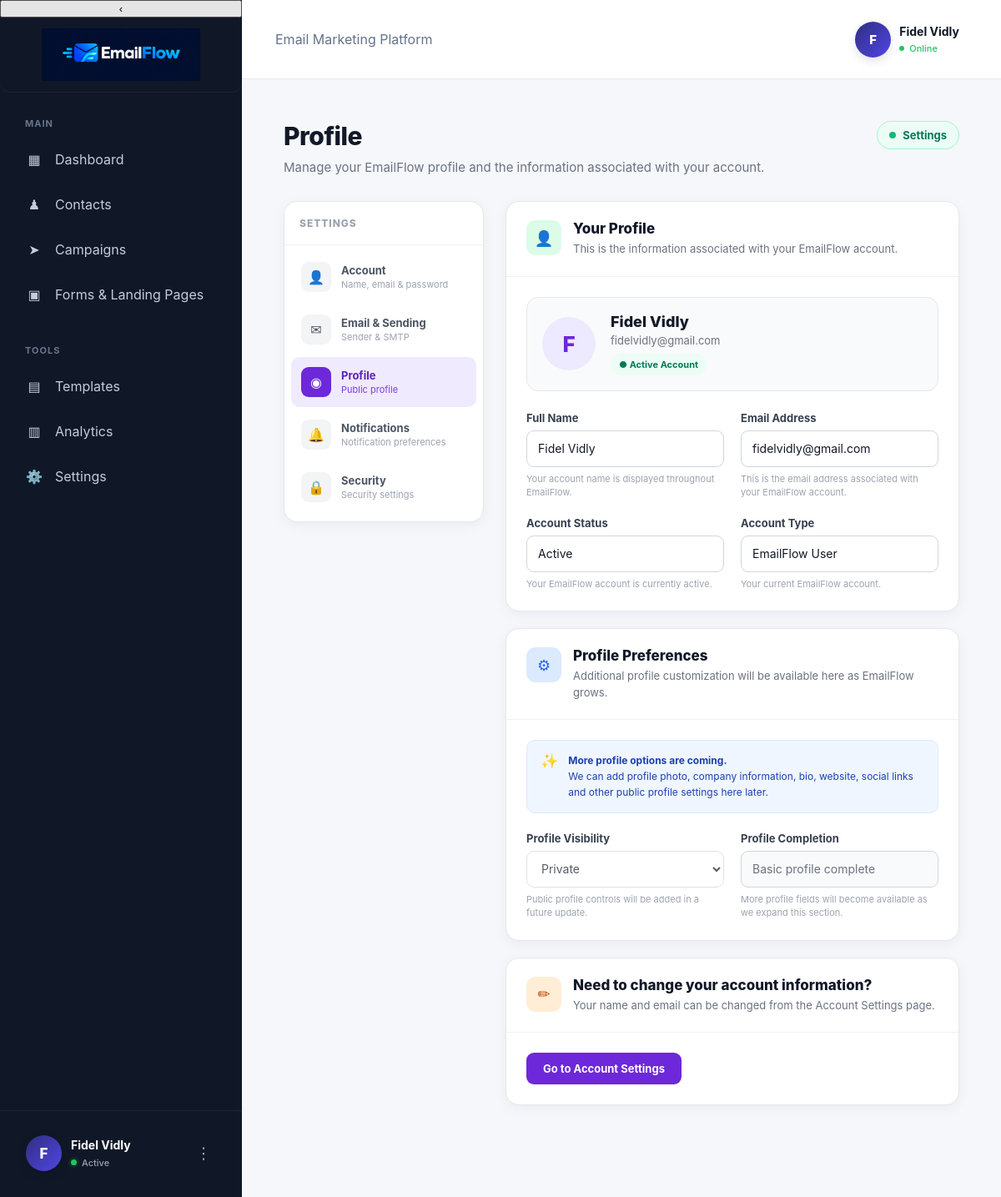
Page /settings/profile (signed in) on the committed database.
### models.py (models this page shows, shortened)
class User(db.Model):
    __tablename__ = "users"
    id = db.Column(
        db.Integer,
        primary_key=True
    )
    name = db.Column(
        db.String(100),
        nullable=False
    )
    email = db.Column(
        db.String(120),
        unique=True,
        nullable=False
    )
    password = db.Column(
        db.String(255),
        nullable=False
    )
    email_verified = db.Column(
        db.Boolean,
        default=False,
        nullable=False
    )
    email_verified_at = db.Column(
        db.DateTime,
        nullable=True
    )
    address = db.Column(
        db.String(255),
        nullable=True
    )
    city = db.Column(
        db.String(100),
        nullable=True
    )
    state = db.Column(
        db.String(100),
        nullable=True
    )
    postal_code = db.Column(
        db.String(30),
        nullable=True
    )
    country = db.Column(
        db.String(100),
        nullable=True
    )

### app.py (the view)
@app.route("/settings/profile")
def settings_profile():
    if "user_id" not in session:
        return redirect(url_for("login"))
    user = User.query.get_or_404(session["user_id"])
    return render_template(
        "settings_profile.html",
        user=user
    )

### templates/settings_profile.html
{% extends "settings_base.html" %}
{% block settings_header %}
<h1 class="settings-title">
    Profile
</h1>
<p class="settings-subtitle">
    Manage your EmailFlow profile and the information associated
    with your account.
</p>
{% endblock %}
{% block settings_content %}
<section class="settings-card">
    <div class="settings-card-header">
        <div class="settings-card-icon green">
            👤
        </div>
        <div>
            <h2 class="settings-card-title">
                Your Profile
            </h2>
            <p class="settings-card-description">
                This is the information associated with your
                EmailFlow account.
            </p>
        </div>
    </div>
    <div class="settings-card-body">
        <div
            style="
                display:flex;
                align-items:center;
                gap:18px;
                padding:18px;
                margin-bottom:24px;
                background:#f9fafb;
                border:1px solid #e5e7eb;
                border-radius:14px;
            "
        >
            <div
                style="
                    width:64px;
                    height:64px;
                    min-width:64px;
                    display:flex;
                    align-items:center;
                    justify-content:center;
                    border-radius:50%;
                    background:#ede9fe;
                    color:#6d28d9;
                    font-size:26px;
                    font-weight:800;
                "
            >
                {{ user.name[0]|upper if user.name else "U" }}
            </div>
            <div>
                <div
                    style="
                        color:#111827;
                        font-size:18px;
                        font-weight:800;
                    "
                >
                    {{ user.name }}
                </div>
                <div
                    style="
                        margin-top:4px;
                        color:#6b7280;
                        font-size:13px;
                    "
                >
                    {{ user.email }}
                </div>
                <div
                    style="
                        margin-top:8px;
                    "
                >
                    <span class="settings-badge success">
                        ● Active Account
                    </span>
                </div>
            </div>
        </div>
        <div class="settings-form-grid">
            <div class="settings-form-group">
                <label class="settings-label">
                    Full Name
                </label>
                <input
                    type="text"
                    class="settings-input"
                    value="{{ user.name }}"
                    readonly
                >
                <div class="settings-help">
                    Your account name is displayed throughout
                    EmailFlow.
                </div>
            </div>
            <div class="settings-form-group">
                <label class="settings-label">
                    Email Address
                </label>
                <input
                    type="email"
                    class="settings-input"
                    value="{{ user.email }}"
                    readonly
                >
                <div class="settings-help">
                    This is the email address associated with
                    your EmailFlow account.
                </div>
            </div>
            <div class="settings-form-group">
                <label class="settings-label">
                    Account Status
                </label>
                <input
                    type="text"
                    class="settings-input"
                    value="Active"
                    readonly
                >
                <div class="settings-help">
                    Your EmailFlow account is currently active.
                </div>
            </div>
            <div class="settings-form-group">
                <label class="settings-label">
                    Account Type
                </label>
                <input
                    type="text"
                    class="settings-input"
                    value="EmailFlow User"
                    readonly
                >
                <div class="settings-help">
                    Your current EmailFlow account.
                </div>
            </div>
        </div>
    </div>
</section>
<section class="settings-card">
    <div class="settings-card-header">
        <div class="settings-card-icon blue">
            ⚙
        </div>
        <div>
            <h2 class="settings-card-title">
                Profile Preferences
            </h2>
            <p class="settings-card-description">
                Additional profile customization will be
                available here as EmailFlow grows.
            </p>
        </div>
    </div>
    <div class="settings-card-body">
        <div class="settings-info">
            <div class="settings-info-icon">
                ✨
            </div>
            <div class="settings-info-text">
                <strong>
                    More profile options are coming.
                </strong>
                <br>
                We can add profile photo, company information,
                bio, website, social links and other public
                profile settings here later.
            </div>
        </div>
        <div class="settings-form-grid">
            <div class="settings-form-group">
                <label class="settings-label">
                    Profile Visibility
                </label>
                <select
                    class="settings-select"
                    disabled
                >
                    <option>
                        Private
                    </option>
                </select>
                <div class="settings-help">
                    Public profile controls will be added
                    in a future update.
                </div>
            </div>
            <div class="settings-form-group">
                <label class="settings-label">
                    Profile Completion
                </label>
                <div
                    style="
                        height:44px;
                        display:flex;
                        align-items:center;
                        padding:0 13px;
                        border:1px solid #d1d5db;
                        border-radius:9px;
                        background:#f9fafb;
                        color:#6b7280;
                        font-size:14px;
                    "
                >
                    Basic profile complete
                </div>
                <div class="settings-help">
                    More profile fields will become available
                    as we expand this section.
                </div>
            </div>
        </div>
    </div>
</section>
<section class="settings-card">
    <div class="settings-card-header">
        <div class="settings-card-icon orange">
            ✏
        </div>
        <div>
            <h2 class="settings-card-title">
                Need to change your account information?
            </h2>
            <p class="settings-card-description">
                Your name and email can be changed from the
                Account Settings page.
            </p>
        </div>
    </div>
    <div class="settings-card-body">
        <a
            href="{{ url_for('settings_account') }}"
            class="settings-save-button"
            style="
                display:inline-flex;
                align-items:center;
                justify-content:center;
                text-decoration:none;
            "
        >
            Go to Account Settings
        </a>
    </div>
</section>
{% endblock %}

### templates/dashboard_base.html (shortened to what this page needs)
<!DOCTYPE html>
<html lang="en">
<head>
    <link
        rel="stylesheet"
        href="{{ url_for('static', filename='css/style.css') }}"
    >
</head>
<body>
<div class="app-shell">
    <aside class="sidebar">
        <button
            type="button"
            class="sidebar-collapse-button"
            id="sidebarCollapseButton"
            aria-label="Collapse sidebar"
            title="Collapse sidebar"
        >
            ‹
        </button>
        <a
            href="{{ url_for('dashboard') }}"
            class="sidebar-brand"
        >
            <img
                src="{{ url_for('static', filename='images/emailflow-logo.png') }}"
                alt="EmailFlow"
                class="emailflow-logo"
            >
        </a>
        <div class="nav-section">
            <div class="nav-title">
                MAIN
            </div>
            <a
                href="{{ url_for('dashboard') }}"
                class="nav-item {% if request.endpoint == 'dashboard' %}active{% endif %}"
                data-tooltip="Dashboard"
            >
                <span class="nav-icon">
                    ▦
                </span>
                Dashboard
            </a>
            <a
                href="{{ url_for('contacts') }}"
                class="nav-item {% if request.endpoint == 'contacts' %}active{% endif %}"
                data-tooltip="Contacts"
            >
                <span class="nav-icon">
                    ♟
                </span>
                Contacts
            </a>
            <a
                href="{{ url_for('campaigns') }}"
                class="nav-item {% if request.endpoint == 'campaigns' %}active{% endif %}"
                data-tooltip="Campaigns"
            >
                <span class="nav-icon">
                    ➤
                </span>
                Campaigns
            </a>
            <a
                href="{{ url_for('forms') }}"
                class="nav-item {% if request.endpoint == 'forms' %}active{% endif %}"
                data-tooltip="forms"
            >
                <span class="nav-icon">
                    ▣
                </span>
                Forms & Landing Pages
            </a>
        </div>
        <div class="nav-section">
            <div class="nav-title">
                TOOLS
            </div>
            <a
                href="{{ url_for('templates') }}"
                class="nav-item {% if request.endpoint == 'templates' %}active{% endif %}"
                data-tooltip="templates"
            >
                <span class="nav-icon">
                    ▤
                </span>
                Templates
            </a>
            <a
                href="{{ url_for('analytics') }}"
                class="nav-item {% if request.endpoint == 'analytics' %}active{% endif %}"
                data-tooltip="analytics"
            >
                <span class="nav-icon">
                    ▥
                </span>
                <span>
                    Analytics
                </span>
            </a>
            <a
                href="{{ url_for('settings') }}"
                class="nav-item"
                data-tooltip="settings"
            >
                <span class="nav-icon">
                    ⚙️
                </span>
                <span>
                    Settings
                </span>
            </a>
        </div>
        <div class="sidebar-account-area">
            <button
                type="button"
                class="sidebar-account-button"
                id="sidebarAccountButton"
                aria-expanded="false"
                aria-controls="sidebarAccountMenu"
            >
                <span class="sidebar-account-avatar">
                    {% if session.get("user_name") %}
                        {{ session.get("user_name")[0]|upper }}
                    {% else %}
                        U
                    {% endif %}
                </span>
                <span class="sidebar-account-info">
                    <span class="sidebar-account-name">
                        {{ session.get("user_name", "Account") }}
                    </span>
                    <span class="sidebar-account-status">
                        <span class="sidebar-account-status-dot"></span>
                        <span>
                            Active
                        </span>
                    </span>
                </span>
                <span
                    class="sidebar-account-dots"
                    aria-hidden="true"
                >
                    ⋮
                </span>
            </button>
        </div>
    </aside>
    <main class="main-area">
        <header class="topbar">
            <div class="topbar-title">
                Email Marketing Platform
            </div>
            <div class="topbar-account-wrapper">
                <button
                    type="button"
                    class="topbar-account"
                    id="topbarAccountButton"
                    aria-expanded="false"
                    aria-controls="topbarAccountMenu"
                >
                    <div class="topbar-avatar">
                        {% if session.get("user_name") %}
                            {{ session.get("user_name")[0]|upper }}
                        {% else %}
                            U
                        {% endif %}
                    </div>
                    <div>
                        <strong class="topbar-account-name">
                            {{ session.get("user_name", "Account") }}
                        </strong>
                        <div class="topbar-account-status">
                            <span class="topbar-account-status-dot"></span>
                            Online
                        </div>
                    </div>
                </button>
            </div>
        </header>
        <section class="page-content">
            {% block content %}
            {% endblock %}
        </section>
    </main>
</div>
</body>
</html>

### rows in the picture
User: get "Fidel Vidly", name "F", name "Fidel Vidly", email "fidelvidly@gmail.com"

### other values in the picture
{{ session.get("user_name")[0]|upper }} "F"
